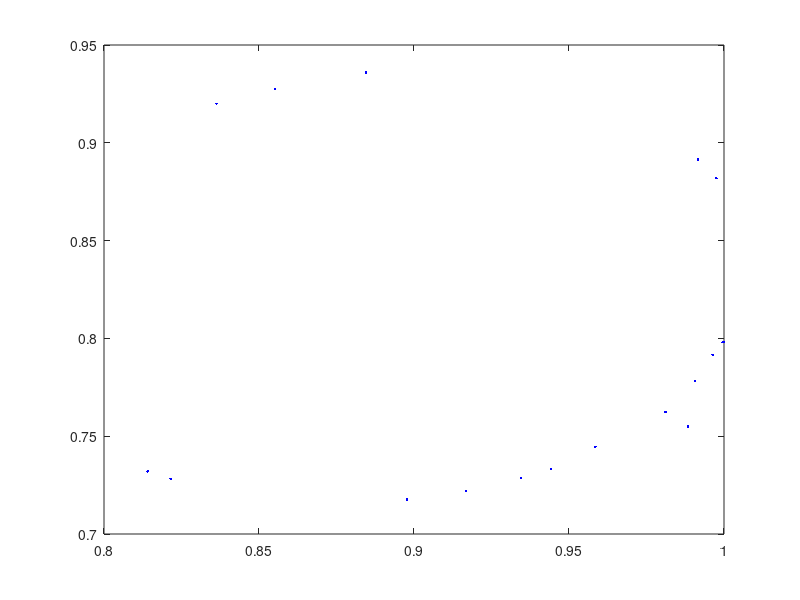

Write MATLAB code to recreate this figure. (Note: this script raises an error after producing the figure.)
% Perform ellipse fitting by calling customized functions.
clear; clc; close all;
RBrownOK = 1;   % In some case, Richard Browm method doesn't work
%% Input Raw Data
%{
% Fit-failed data from Prestack Analysis in EPoffice
load hyperbolaData;
RBrownOK = 0;
%
% Fit-success data from Prestack Analysis in EPoffice
load hyperEllipData;
RBrownOK = 0;
%}
% Simple Test Data
load ellipseData;
%{
% Random Noisy Ellipse Data
load noisyEllipData
%}

figure;
set(gcf,'Units','centimeters','Position',[10 10 18 13]);
% plot raw data
plot(x(:,1),x(:,2),'b.','Linewidth',1.5);
hold on;

%% Do RANSAC filter of input raw data;
filter=1;   % Flag of whether do RANSAC filtering
if filter
    tmp=ellipseDataFilter_RANSAC(x);
    x=tmp;
    % plot filtered data
    plot(x(:,1),x(:,2),'yo','Linewidth',1.5);
end

%% Do Ellipse Fitting by calling funcEllipseFit_nlinfit
[F,p]=funcEllipseFit_nlinfit(x);
% plot fitted curve
xmin=min(x(:,1));
xmax=max(x(:,1));
ymin=min(x(:,2));
ymax=max(x(:,2));
shift=0.4*(xmax-xmin);
xlmt1=xmin-shift;
xlmt2=xmax+shift;
shift=0.2*(ymax-ymin);
ylmt1=ymin-shift;
ylmt2=ymax+shift;
axis equal;
ezplot(@(x,y)F(p,[x,y]),[xlmt1,xlmt2,ylmt1,ylmt2]);
title('Ellipse fitting by different methods','FontWeight','bold','fontsize',14);
ylabel('Y','FontWeight','bold','fontsize',12)
xlabel('X','FontWeight','bold','fontsize',12)
set(gca,'fontweight','bold','fontsize',10);

%% Do Ellipse Fitting by calling funcEllipseFit_OGal
ellipse_t = funcEllipseFit_OGal(x(:,1), x(:,2));
if isempty(ellipse_t.status)==0
    warning('Ellipse fitting failed!');
    plot(x(:,1),x(:,2),'r.');
else
% Default azimuth should be in degree unit in function 'ellipse1'
phi=-ellipse_t.phi*180/pi;
[lat,lon] = ellipse1(ellipse_t.X0_in,ellipse_t.Y0_in,[ellipse_t.long_axis/2,...,
    axes2ecc(ellipse_t.long_axis/2,ellipse_t.short_axis/2)],phi);
plot(lat,lon,'c');
end

%% Do Ellipse Fitting by calling funcEllipseFit_BFisher, a direct method
ellipse_1 = funcEllipseFit_BFisher(x(:,1), x(:,2));
maxR=max(ellipse_1(3),ellipse_1(4));
minR=min(ellipse_1(3),ellipse_1(4));
ecc=axes2ecc(maxR,minR);
% Default azimuth should be in degree unit in function 'ellipse1'
if ellipse_1(3)>ellipse_1(4)
    phi=ellipse_1(5)*180/pi;
else
    phi=90+ellipse_1(5)*180/pi;
end
[lat,lon] = ellipse1(ellipse_1(1),ellipse_1(2),[maxR,ecc],phi);
plot(lat,lon,'r*');

%% Do Ellipse Fitting by calling funcEllipseFit_direct, a direct method
para = funcEllipseFit_direct(x);
ezplot(@(x,y)F(para,[x,y]),[xlmt1,xlmt2,ylmt1,ylmt2]);
title('Ellipse fitting by different methods','FontWeight','bold','fontsize',14);

%% Do Ellipse Fitting by calling funcEllipseFit_RBrown
if RBrownOK
    [zg, ag, bg, alphag] = funcEllipseFit_RBrown(x');
    [zb, ab, bb, alphab] = funcEllipseFit_RBrown(x','linear');
    [zt, at, bt, alphat] = funcEllipseFit_RBrown(x','linear', 'constraint', 'trace');
    plotellipse(zg, ag, bg, alphag, 'k')
    plotellipse(zb, ab, bb, alphab, 'm--')
    plotellipse(zt, at, bt, alphat, 'g--')
end
hold off;

if filter
    legend('RawData','FilterData','Nlinfit','OhadGal','BFisher','Direct',...,
        'Geometric','Bookstein','Trace');
else
    legend('RawData','Nlinfit','OhadGal','BFisher','Direct','Geometric',...,
        'Bookstein','Trace');
end
